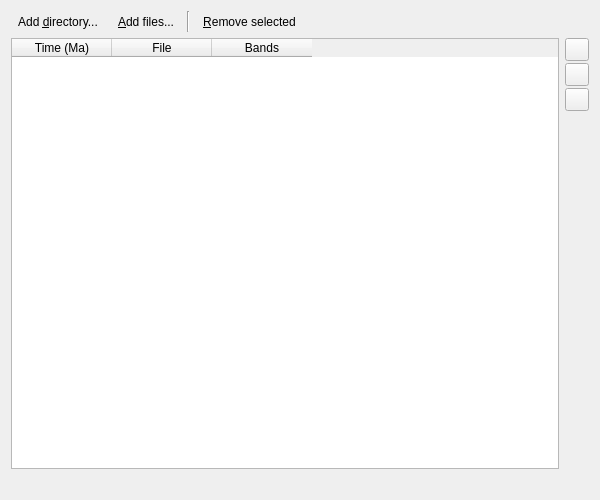
<ui version="4.0" >
 <class>TimeDependentRasterPage</class>
 <widget class="QWizardPage" name="TimeDependentRasterPage" >
  <property name="geometry" >
   <rect>
    <x>0</x>
    <y>0</y>
    <width>600</width>
    <height>500</height>
   </rect>
  </property>
  <property name="windowTitle" >
   <string>WizardPage</string>
  </property>
  <layout class="QVBoxLayout" name="verticalLayout_2" >
   <item>
    <layout class="QHBoxLayout" name="horizontalLayout" >
     <item>
      <widget class="QToolButton" name="add_directory_button" >
       <property name="toolTip" >
        <string>Add raster files from a directory</string>
       </property>
       <property name="text" >
        <string>Add &amp;directory...</string>
       </property>
       <property name="icon" >
        <iconset resource="../qt-resources/qt_widgets.qrc" >
         <normaloff>:/tango_folder_open_16.png</normaloff>:/tango_folder_open_16.png</iconset>
       </property>
       <property name="toolButtonStyle" >
        <enum>Qt::ToolButtonTextBesideIcon</enum>
       </property>
       <property name="autoRaise" >
        <bool>true</bool>
       </property>
      </widget>
     </item>
     <item>
      <widget class="QToolButton" name="add_files_button" >
       <property name="toolTip" >
        <string>Add raster files individually</string>
       </property>
       <property name="text" >
        <string>&amp;Add files...</string>
       </property>
       <property name="icon" >
        <iconset resource="../qt-resources/qt_widgets.qrc" >
         <normaloff>:/tango_document_open_16.png</normaloff>:/tango_document_open_16.png</iconset>
       </property>
       <property name="toolButtonStyle" >
        <enum>Qt::ToolButtonTextBesideIcon</enum>
       </property>
       <property name="autoRaise" >
        <bool>true</bool>
       </property>
      </widget>
     </item>
     <item>
      <widget class="Line" name="line" >
       <property name="orientation" >
        <enum>Qt::Vertical</enum>
       </property>
      </widget>
     </item>
     <item>
      <widget class="QToolButton" name="remove_selected_button" >
       <property name="toolTip" >
        <string>Remove the selected entries in the table</string>
       </property>
       <property name="text" >
        <string>&amp;Remove selected</string>
       </property>
       <property name="toolButtonStyle" >
        <enum>Qt::ToolButtonTextOnly</enum>
       </property>
       <property name="autoRaise" >
        <bool>true</bool>
       </property>
      </widget>
     </item>
     <item>
      <spacer name="horizontalSpacer" >
       <property name="orientation" >
        <enum>Qt::Horizontal</enum>
       </property>
       <property name="sizeHint" stdset="0" >
        <size>
         <width>40</width>
         <height>20</height>
        </size>
       </property>
      </spacer>
     </item>
    </layout>
   </item>
   <item>
    <layout class="QHBoxLayout" name="horizontalLayout_2" >
     <item>
      <widget class="QTableWidget" name="files_table" >
       <column>
        <property name="text" >
         <string>Time (Ma)</string>
        </property>
       </column>
       <column>
        <property name="text" >
         <string>File</string>
        </property>
       </column>
       <column>
        <property name="text" >
         <string>Bands</string>
        </property>
       </column>
      </widget>
     </item>
     <item>
      <widget class="QWidget" native="1" name="widget" >
       <layout class="QVBoxLayout" name="verticalLayout" >
        <property name="spacing" >
         <number>2</number>
        </property>
        <property name="margin" >
         <number>0</number>
        </property>
        <item>
         <widget class="QToolButton" name="sort_by_time_button" >
          <property name="toolTip" >
           <string>Sort table by time</string>
          </property>
          <property name="icon" >
           <iconset resource="../qt-resources/qt_widgets.qrc" >
            <normaloff>:/gnome_stock_sort_column_ascending_16.png</normaloff>:/gnome_stock_sort_column_ascending_16.png</iconset>
          </property>
         </widget>
        </item>
        <item>
         <widget class="QToolButton" name="sort_by_file_name_button" >
          <property name="toolTip" >
           <string>Sort table by file name</string>
          </property>
          <property name="icon" >
           <iconset resource="../qt-resources/qt_widgets.qrc" >
            <normaloff>:/gnome_stock_sort_ascending_16.png</normaloff>:/gnome_stock_sort_ascending_16.png</iconset>
          </property>
         </widget>
        </item>
        <item>
         <widget class="QToolButton" name="show_full_paths_button" >
          <property name="sizePolicy" >
           <sizepolicy vsizetype="Fixed" hsizetype="Ignored" >
            <horstretch>0</horstretch>
            <verstretch>0</verstretch>
           </sizepolicy>
          </property>
          <property name="toolTip" >
           <string>Toggle show full paths to files</string>
          </property>
          <property name="icon" >
           <iconset resource="../qt-resources/qt_widgets.qrc" >
            <normaloff>:/slash.png</normaloff>:/slash.png</iconset>
          </property>
          <property name="checkable" >
           <bool>true</bool>
          </property>
         </widget>
        </item>
        <item>
         <spacer name="verticalSpacer" >
          <property name="orientation" >
           <enum>Qt::Vertical</enum>
          </property>
          <property name="sizeHint" stdset="0" >
           <size>
            <width>20</width>
            <height>186</height>
           </size>
          </property>
         </spacer>
        </item>
       </layout>
      </widget>
     </item>
    </layout>
   </item>
   <item>
    <widget class="QWidget" native="1" name="warning_container_widget" >
     <layout class="QHBoxLayout" name="horizontalLayout_3" >
      <property name="margin" >
       <number>0</number>
      </property>
      <item>
       <widget class="QLabel" name="warning_icon" >
        <property name="pixmap" >
         <pixmap resource="../qt-resources/qt_widgets.qrc" >:/gnome_dialog_warning_16.png</pixmap>
        </property>
       </widget>
      </item>
      <item>
       <widget class="QLabel" name="warning_label" >
        <property name="sizePolicy" >
         <sizepolicy vsizetype="Preferred" hsizetype="Expanding" >
          <horstretch>0</horstretch>
          <verstretch>0</verstretch>
         </sizepolicy>
        </property>
       </widget>
      </item>
     </layout>
    </widget>
   </item>
  </layout>
 </widget>
 <resources>
  <include location="../qt-resources/qt_widgets.qrc" />
  <include location="../qt-resources/qt_widgets.qrc" />
  <include location="../qt-resources/qt_widgets.qrc" />
  <include location="../qt-resources/qt_widgets.qrc" />
 </resources>
 <connections/>
</ui>
